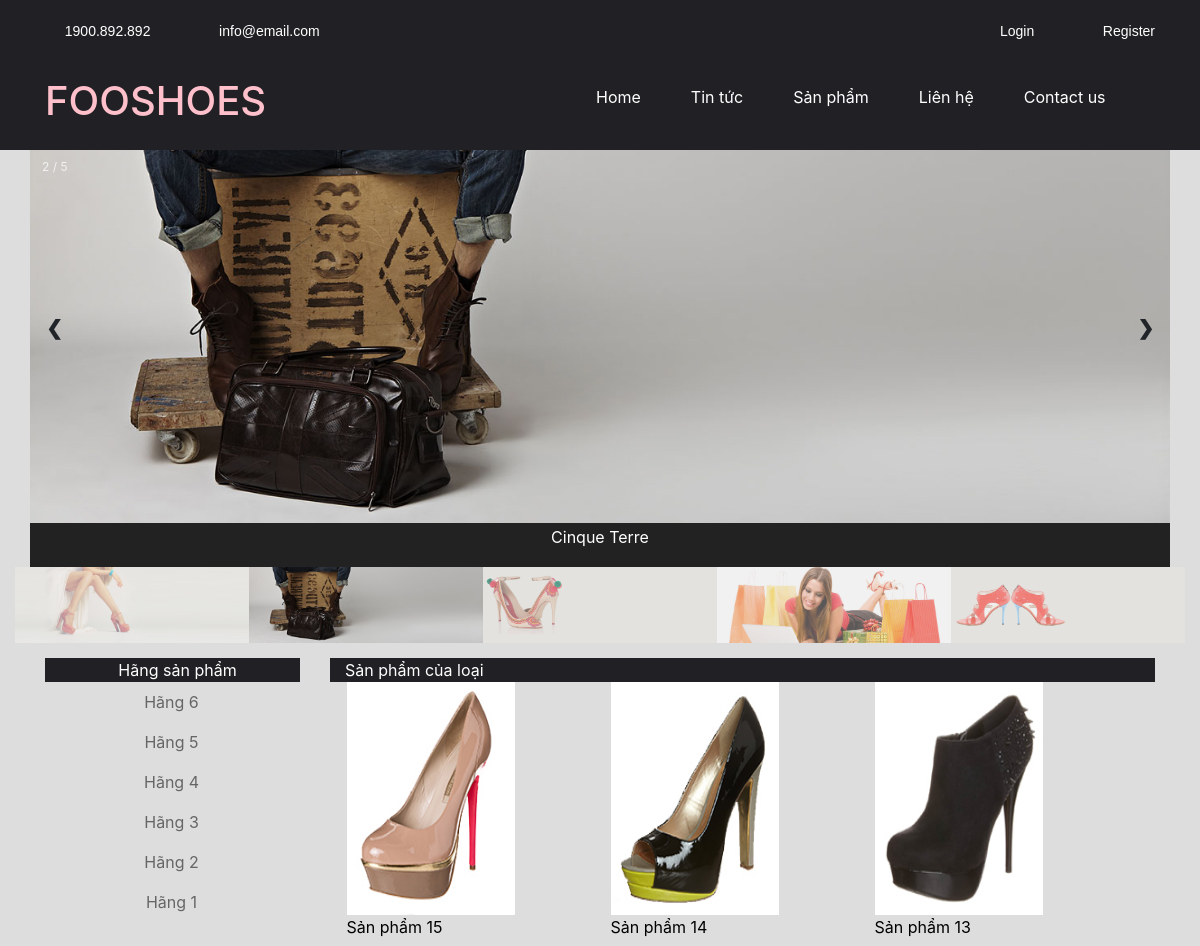
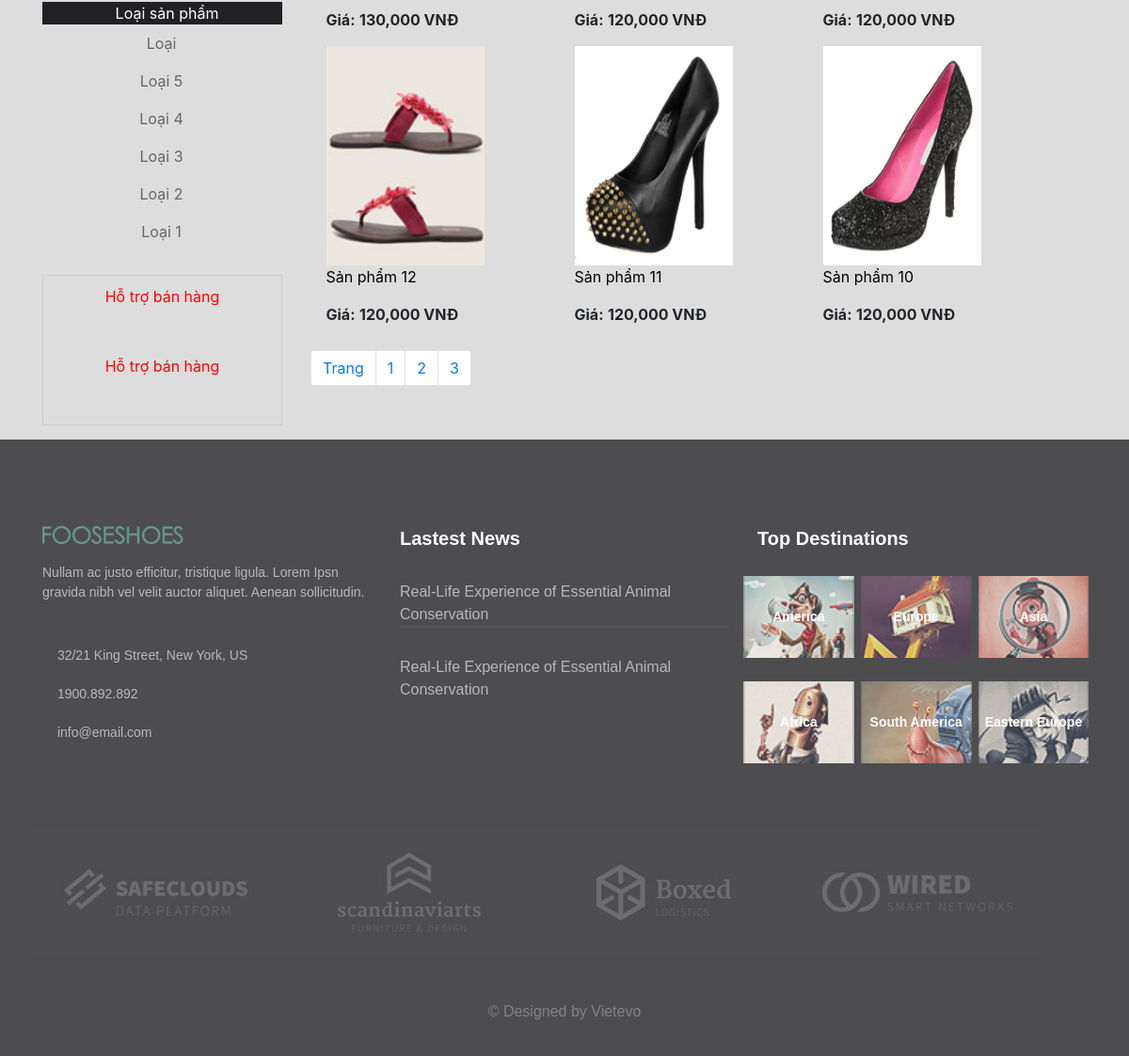
/index.php?controller=product_1&id.php, run on the app's committed database (2 pictures, top to bottom).
### tables this page shows
CREATE TABLE `tbl_category_product` (
  `pk_category_product_id` int(11) NOT NULL,
  `c_name` varchar(500) NOT NULL
);

CREATE TABLE `tbl_product_type` (
  `pk_product_type_id` int(11) NOT NULL,
  `c_name` varchar(500) NOT NULL
);

CREATE TABLE `tbl_product` (
  `pk_product_id` int(11) NOT NULL,
  `fk_category_product_id` int(11) NOT NULL DEFAULT '0',
  `fk_product_type_id` int(11) NOT NULL,
  `c_name` varchar(500) NOT NULL,
  `c_description` varchar(20000) NOT NULL,
  `c_content` text NOT NULL,
  `c_img` varchar(500) NOT NULL,
  `c_hotproduct` int(11) NOT NULL DEFAULT '0',
  `c_price` float NOT NULL,
  `price_sale` float NOT NULL
);

### Controller/frontend/controller_category.php (called while the page is built, shortened)
<?php
    class controller_category{
        public function __construct(){
            $this->model = new model();
            $arr = $this->model->get_all("select * from tbl_category_product order by pk_category_product_id desc");
            include "View/frontend/view_category.php";
        }
    }
    new controller_category();
 ?>

### Model/model.php (called while the page is built, shortened)
<?php
	class model{
		public function get_all($sql){
			global $db;
			$result = mysqli_query($db,$sql);
			$arr = array();
			while($rows = mysqli_fetch_object($result))
				$arr[] = $rows;
			return $arr;
		}
		public function get_a_record($sql){
			global $db;
			$result = mysqli_query($db,$sql);
			$arr = mysqli_fetch_object($result);
			return $arr;
		}
		public function get_num_rows($sql){
			global $db;
			$result = mysqli_query($db,$sql);
			return mysqli_num_rows($result);
		}
	}
 ?>

### Controller/frontend/controller_product_type.php (called while the page is built, shortened)
<?php
    class controller_product_type{
        public function __construct(){
            $this->model = new model();
            $arr = $this->model->get_all("select * from tbl_product_type order by pk_product_type_id desc");
            include "View/frontend/view_product_type.php";
        }
    }
    new controller_product_type();
 ?>

### Controller/frontend/controller_product_1.php (called while the page is built, shortened)
<?php
	class controller_product_1{
		public function __construct(){
			$this->model = new model();
			$id = isset($_GET["id"])?$_GET["id"]:0;
			if ($id == 0) {
			$record_per_page = 6;
			$total = $this->model->get_num_rows("select c_name from tbl_product ");
			$num_page = ceil($total/$record_per_page);
			$page = isset($_GET["p"])&&$_GET["p"]>0 ? ($_GET["p"]-1) : 0;
			$from = $page * $record_per_page;
			$arr = $this->model->get_all("select * from tbl_product order by pk_product_id desc limit $from,$record_per_page");
			}
			include "view/frontend/view_product_1.php";
		}
	}
	new controller_product_1();
 ?>

### View/frontend/view_product_1.php (the view)
    <div class="box-container">
        <div class="box-home box-product">
            <div class="header">
                <div class="promote">
                    <?php
                        $category = $this->model->get_a_record("select * from tbl_product_type where pk_product_type_id=$id");
                     ?>
                    <a href="#"><span> Sản phẩm của loại<?php echo isset($category->c_name) ? $category->c_name : ""; ?></span></a>
                </div>
            </div>
            <div class="list_product">
                <?php
                    foreach ($arr as $rows) {
                 ?>
                <div class="product">
                    <div class="image" style= "height: 233px;">
                        <img src="public/upload/product/<?php echo $rows->c_img; ?>" style= "width: 80%;height: 100%;">
                    </div>
                    <div class="info">
                            <p><a href="index.php?controller=product_detail&id=<?php echo $rows->pk_product_id; ?>" class="jt" ><?php echo $rows->c_name; ?></a></p>
                            <p><strong>Giá:</strong> <strong class="price"><?php echo number_format($rows->c_price); ?> VNĐ</strong> </p>
                        </div>
                </div>
                   <?php } ?>
                </div>
            </div>
        </div>
<div>
    <ul class="pagination">
            <li class="page-item"><a class="page-link" href="#">Trang</a></li>
        <?php
            for($i = 1; $i <= $num_page; $i++)
            {
         ?>
            <li class="page-item"><a class="page-link" href="admin.php?controller=category&p=<?php echo $i; ?>"><?php echo $i; ?></a></li>
        <?php } ?>
    </ul>
</div>

### View/frontend/view_category.php
            <div class="box-container">
                <div class="product-category">
                    <div class="header"><span>Hãng sản phẩm</span></div>
                        <div id="product_category">
                        <ul>
                           <?php
                               foreach ($arr as $rows) {
                            ?>
                           <li>
                           	<a href="index.php?controller=product&id=<?php echo $rows->pk_category_product_id; ?>"><span><?php echo $rows->c_name; ?></span></a>
                           </li>
                           <?php } ?>
                       </ul>
                    </div>
                </div>
</div>

### View/frontend/view_product_type.php
        	<div class="box-container">
                <div class="product-category">
                    <div class="header"><span>Loại sản phẩm</span></div>
                        <div id="product_category">
                        <ul>
                           <?php
                               foreach ($arr as $rows) {
                            ?>
                           <li>
                           	<a href="index.php?controller=product&id=<?php echo $rows->pk_product_type_id; ?>"><span><?php echo $rows->c_name; ?></span></a>
                           </li>
                           <?php } ?>
                       </ul>
                    </div>
                </div>
</div>

### Public/frontend/css/index.css (style rules this page uses)
.header { position: relative; background-color: #212125; }
.box-container { padding-bottom:10px; width:100%; display:inline-block; }
.product-category .header span { padding-left: 10px; color: #fff; }
.product-category { padding-left: 0px; width: 100%; text-align: center; }
.product-category ul { padding-left: 0px; width: 100%; }
.product-category ul li { padding:0px 9px 0px 7px;list-style: none;width: 100%; }
.product-category ul li a { color:#666;display:block; text-decoration: none; }
.product-category ul li a span { display:block; padding:8px 0px 8px 0px; }
.list_product { display: flex; flex-wrap: wrap; justify-content: center; }
.list_product .product { display: flex; flex-direction: column; width: 32%; }
.box-home .header .promote a { color: #fff; padding-left: 15px; }
.list_product .product .image { width: 80%; }
.list_product .info a { color: black; text-decoration: none; }

### data on the page
tbl_category_product: c_name "Hãng 6"
tbl_category_product: c_name "Hãng 5"
tbl_category_product: c_name "Hãng 4"
tbl_category_product: c_name "Hãng 3"
tbl_category_product: c_name "Hãng 2"
tbl_category_product: c_name "Hãng 1"
tbl_product_type: c_name "Loại"
tbl_product_type: c_name "Loại 5"
tbl_product_type: c_name "Loại 4"
tbl_product_type: c_name "Loại 3"
tbl_product_type: c_name "Loại 2"
tbl_product_type: c_name "Loại 1"
tbl_product: c_img (picture), c_name "Sản phẩm 15", c_price "130,000"
tbl_product: c_img (picture), c_name "Sản phẩm 14", c_price "120,000"
tbl_product: c_img (picture), c_name "Sản phẩm 13", c_price "120,000"
tbl_product: c_img (picture), c_name "Sản phẩm 12", c_price "120,000"
tbl_product: c_img (picture), c_name "Sản phẩm 11", c_price "120,000"
tbl_product: c_img (picture), c_name "Sản phẩm 10", c_price "120,000"
